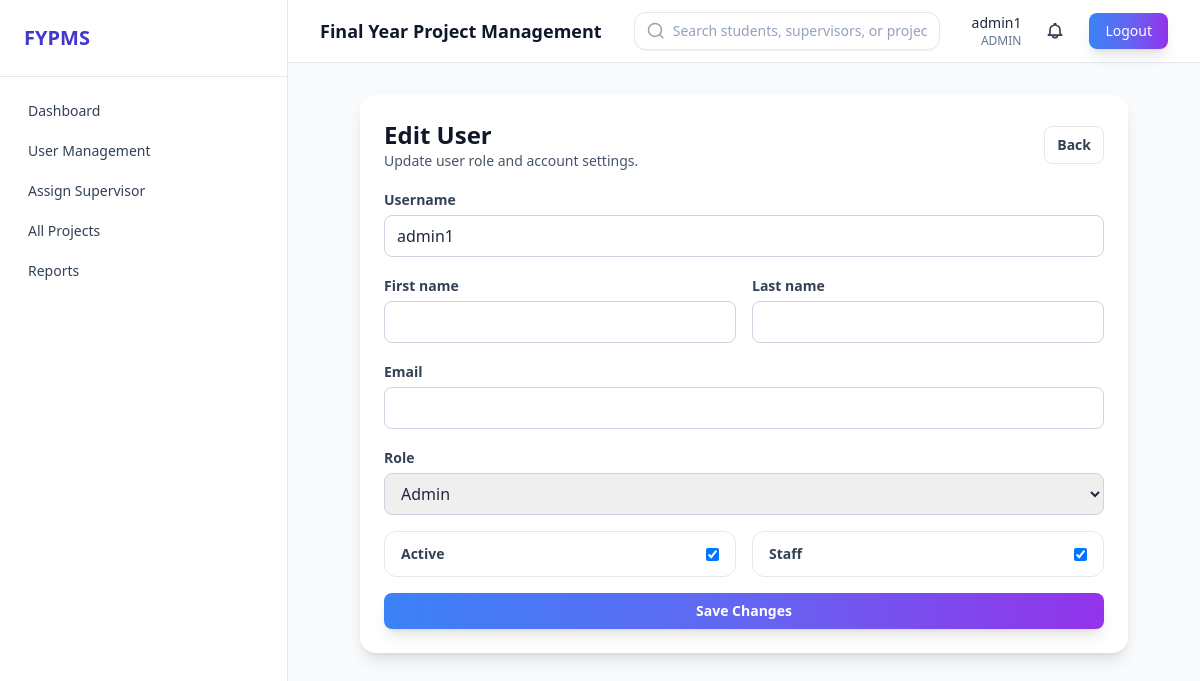
The app's page /users/2/edit/ (signed in) with its own data.
### users/models.py (models this page shows, shortened)
class User(AbstractUser):
    class Role(models.TextChoices):
        ADMIN = "ADMIN", "Admin"
        SUPERVISOR = "SUPERVISOR", "Supervisor"
        STUDENT = "STUDENT", "Student"
    role = models.CharField(
        max_length=20,
        choices=Role.choices,
        default=Role.STUDENT,
    )

### users/views.py (the view)
# urls.py: path("users/<int:pk>/edit/", AdminUserUpdateView.as_view(), name="user-edit"),
class AdminUserUpdateView(AdminRequiredMixin, UpdateView):
    model = User
    template_name = "users/user_edit.html"
    form_class = AppUserUpdateForm
    success_url = reverse_lazy("users:user-list")
    def get_queryset(self):
        return User.objects.all()

### users/forms.py (shortened to what this page needs)
class AppUserUpdateForm(forms.ModelForm):
    class Meta:
        model = User
        fields = ("username", "first_name", "last_name", "email", "role", "is_active", "is_staff")
        widgets = {
            "username": forms.TextInput(
                attrs={"class": "w-full rounded-lg border border-slate-300 px-3 py-2 focus:ring-2 focus:ring-indigo-500"}
            ),
            "first_name": forms.TextInput(
                attrs={"class": "w-full rounded-lg border border-slate-300 px-3 py-2 focus:ring-2 focus:ring-indigo-500"}
            ),
            "last_name": forms.TextInput(
                attrs={"class": "w-full rounded-lg border border-slate-300 px-3 py-2 focus:ring-2 focus:ring-indigo-500"}
            ),
            "email": forms.EmailInput(
                attrs={"class": "w-full rounded-lg border border-slate-300 px-3 py-2 focus:ring-2 focus:ring-indigo-500"}
            ),
            "role": forms.Select(
                attrs={"class": "w-full rounded-lg border border-slate-300 px-3 py-2 focus:ring-2 focus:ring-indigo-500"}
            ),
        }

### users/context_processors.py (called while the page is built)
def unread_notification_count(request):
    user = getattr(request, "user", None)
    if not user or not user.is_authenticated:
        return {"unread_notification_count": 0}
    from projects.models import Notification
    return {
        "unread_notification_count": Notification.objects.filter(user=user, is_read=False).count()
        if user.role in {User.Role.ADMIN, User.Role.SUPERVISOR, User.Role.STUDENT}
        else 0
    }

def unread_notification_preview(request):
    user = getattr(request, "user", None)
    if not user or not user.is_authenticated:
        return {"unread_notifications_nav": []}
    unread_qs = Notification.objects.filter(user=user, is_read=False).order_by("-created_at")[:5]
    return {"unread_notifications_nav": unread_qs}

### users/mixins.py (called while the page is built)
    def test_func(self):
        return self.request.user.role in self.allowed_roles or self.request.user.is_superuser

### templates/users/user_edit.html (shortened to what this page needs)
{% extends "base.html" %}
{% block content %}
<div class="mx-auto max-w-3xl rounded-2xl bg-white p-6 shadow-lg">
    <div class="mb-4 flex items-center justify-between gap-3">
        <div>
            <h2 class="text-2xl font-bold text-slate-900">Edit User</h2>
            <p class="text-sm text-slate-600">Update user role and account settings.</p>
        </div>
        <a href="{% url 'users:user-list' %}" class="rounded-lg border border-slate-200 px-3 py-2 text-sm font-semibold text-slate-700 hover:bg-slate-50">
            Back
        </a>
    </div>
    <form method="post" class="space-y-4">
        <div class="space-y-1">
            <label class="text-sm font-semibold text-slate-700" for="id_username">Username</label>
            {{ form.username }}
        </div>
        <div class="grid gap-4 sm:grid-cols-2">
            <div class="space-y-1">
                <label class="text-sm font-semibold text-slate-700" for="id_first_name">First name</label>
                {{ form.first_name }}
            </div>
            <div class="space-y-1">
                <label class="text-sm font-semibold text-slate-700" for="id_last_name">Last name</label>
                {{ form.last_name }}
            </div>
        </div>
        <div class="space-y-1">
            <label class="text-sm font-semibold text-slate-700" for="id_email">Email</label>
            {{ form.email }}
        </div>
        <div class="space-y-1">
            <label class="text-sm font-semibold text-slate-700" for="id_role">Role</label>
            {{ form.role }}
        </div>
        <div class="grid gap-4 sm:grid-cols-2">
            <div class="flex items-center justify-between rounded-xl border border-slate-200 px-4 py-3">
                <span class="text-sm font-semibold text-slate-700">Active</span>
                {{ form.is_active }}
            </div>
            <div class="flex items-center justify-between rounded-xl border border-slate-200 px-4 py-3">
                <span class="text-sm font-semibold text-slate-700">Staff</span>
                {{ form.is_staff }}
            </div>
        </div>
        <button type="submit" class="w-full rounded-lg bg-gradient-to-r from-blue-500 via-indigo-500 to-purple-600 px-5 py-2 text-sm font-bold text-white shadow-lg transition hover:scale-[1.01]">
            Save Changes
        </button>
    </form>
</div>
{% endblock %}

### templates/partials/navbar.html (shortened to what this page needs)
<header class="sticky top-0 z-30 border-b border-slate-200 bg-white/90 backdrop-blur">
    <div class="flex items-center justify-between px-4 py-3 sm:px-6 lg:px-8">
        <div class="flex items-center gap-3">
            <h1 class="text-lg font-semibold text-slate-900">Final Year Project Management</h1>
        </div>
        <div class="flex flex-1 items-center justify-center px-4 sm:px-6 lg:px-8">
            <div
                id="navbarSearchRoot"
                data-search-url="{% url 'projects:search' %}"
                data-search-ajax-url="{% url 'projects:search-ajax' %}"
                class="w-full max-w-xl"
            >
                <form method="get" action="{% url 'projects:search' %}" class="w-full">
                    <div class="relative">
                        <div class="flex items-center gap-2 rounded-xl border border-slate-200 bg-white px-3 py-2 shadow-sm">
                            <svg class="h-5 w-5 text-slate-400" fill="none" stroke="currentColor" viewBox="0 0 24 24">
                                <path stroke-linecap="round" stroke-linejoin="round" stroke-width="2" d="M21 21l-4.35-4.35m0 0A7.5 7.5 0 104.5 4.5a7.5 7.5 0 0012.15 12.15z"></path>
                            </svg>
                            <input
                                id="navbarSearchInput"
                                type="text"
                                name="q"
                                placeholder="Search students, supervisors, or projects..."
                                autocomplete="off"
                                spellcheck="false"
                                class="w-full bg-transparent text-sm outline-none placeholder:text-slate-400"
                                value="{{ request.GET.q|default_if_none:'' }}"
                            />
                        </div>
                    </div>
                </form>
            </div>
        </div>
        <div class="flex items-center gap-4">
            <div class="hidden text-right sm:block">
                <p class="text-sm font-medium">{{ user.username }}</p>
                <p class="text-xs text-slate-500">{{ user.role }}</p>
            </div>
            <div class="relative">
                <button
                    id="notifToggle"
                    type="button"
                    aria-haspopup="menu"
                    aria-expanded="false"
                    aria-controls="notifMenu"
                    class="relative rounded-lg p-2 text-slate-700 hover:bg-slate-100 transition"
                    onclick="toggleNotificationsMenu()"
                >
                </button>
            </div>
            <form method="post" action="{% url 'users:logout' %}">
                <button type="submit" class="rounded-lg bg-gradient-to-r from-blue-500 via-indigo-500 to-purple-600 px-4 py-2 text-sm font-medium text-white shadow-lg transition-all duration-300 hover:scale-105">
                    Logout
                </button>
            </form>
        </div>
    </div>
</header>

### records on screen
User: username "admin1", role "ADMIN", role "Admin", is_active "☑", is_staff "☑"
